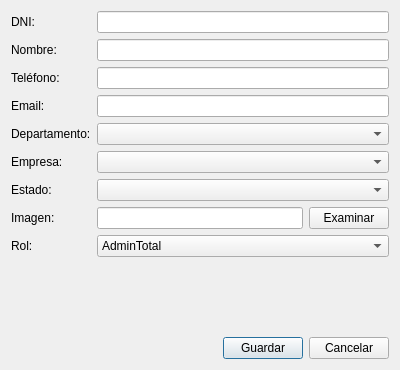
<?xml version="1.0" encoding="UTF-8"?>
<ui version="4.0">
 <class>UserForm</class>
 <widget class="QDialog" name="UserForm">
  <property name="geometry">
   <rect>
    <x>0</x>
    <y>0</y>
    <width>400</width>
    <height>370</height>
   </rect>
  </property>
  <property name="windowTitle">
   <string>Formulario Usuario</string>
  </property>
  <layout class="QVBoxLayout" name="verticalLayout">
   <item>
    <layout class="QFormLayout" name="formLayout">
     <item row="0" column="0">
      <widget class="QLabel" name="labelDni">
       <property name="text">
        <string>DNI:</string>
       </property>
      </widget>
     </item>
     <item row="0" column="1">
      <widget class="QLineEdit" name="txtDni"/>
     </item>
     <item row="1" column="0">
      <widget class="QLabel" name="labelNombre">
       <property name="text">
        <string>Nombre:</string>
       </property>
      </widget>
     </item>
     <item row="1" column="1">
      <widget class="QLineEdit" name="txtNombre"/>
     </item>
     <item row="2" column="0">
      <widget class="QLabel" name="labelTelefono">
       <property name="text">
        <string>Teléfono:</string>
       </property>
      </widget>
     </item>
     <item row="2" column="1">
      <widget class="QLineEdit" name="txtTelefono"/>
     </item>
     <item row="3" column="0">
      <widget class="QLabel" name="labelEmail">
       <property name="text">
        <string>Email:</string>
       </property>
      </widget>
     </item>
     <item row="3" column="1">
      <widget class="QLineEdit" name="txtEmail"/>
     </item>
     <item row="4" column="0">
      <widget class="QLabel" name="labelDepartamento">
       <property name="text">
        <string>Departamento:</string>
       </property>
      </widget>
     </item>
     <item row="4" column="1">
      <widget class="QComboBox" name="comboBoxDepartamento"/>
     </item>
     <item row="5" column="0">
      <widget class="QLabel" name="labelEmpresa">
       <property name="text">
        <string>Empresa:</string>
       </property>
      </widget>
     </item>
     <item row="5" column="1">
      <widget class="QComboBox" name="comboBoxEmpresa"/>
     </item>
     <item row="6" column="0">
      <widget class="QLabel" name="labelEstado">
       <property name="text">
        <string>Estado:</string>
       </property>
      </widget>
     </item>
     <item row="6" column="1">
      <widget class="QComboBox" name="comboBoxEstado"/>
     </item>
     <item row="7" column="1">
      <layout class="QHBoxLayout" name="horizontalLayoutImagen">
       <item>
        <widget class="QLineEdit" name="txtImagen"/>
       </item>
       <item>
        <widget class="QPushButton" name="btnExaminar">
         <property name="text">
          <string>Examinar</string>
         </property>
        </widget>
       </item>
      </layout>
     </item>
     <item row="7" column="0">
      <widget class="QLabel" name="labelImagen">
       <property name="text">
        <string>Imagen:</string>
       </property>
      </widget>
     </item>
     <item row="8" column="1">
      <widget class="QComboBox" name="comboBoxRol">
       <item>
        <property name="text">
         <string>AdminTotal</string>
        </property>
       </item>
       <item>
        <property name="text">
         <string>AdminEmpresa</string>
        </property>
       </item>
       <item>
        <property name="text">
         <string>Usuario</string>
        </property>
       </item>
      </widget>
     </item>
     <item row="8" column="0">
      <widget class="QLabel" name="labelRol">
       <property name="text">
        <string>Rol:</string>
       </property>
      </widget>
     </item>
    </layout>
   </item>
   <item>
    <layout class="QHBoxLayout" name="horizontalLayoutButtons">
     <item>
      <spacer name="horizontalSpacer">
       <property name="orientation">
        <enum>Qt::Orientation::Horizontal</enum>
       </property>
       <property name="sizeHint" stdset="0">
        <size>
         <width>40</width>
         <height>20</height>
        </size>
       </property>
      </spacer>
     </item>
     <item>
      <widget class="QPushButton" name="btnGuardar">
       <property name="text">
        <string>Guardar</string>
       </property>
       <property name="default">
        <bool>true</bool>
       </property>
      </widget>
     </item>
     <item>
      <widget class="QPushButton" name="btnCancelar">
       <property name="text">
        <string>Cancelar</string>
       </property>
      </widget>
     </item>
    </layout>
   </item>
  </layout>
 </widget>
 <resources/>
 <connections/>
</ui>
